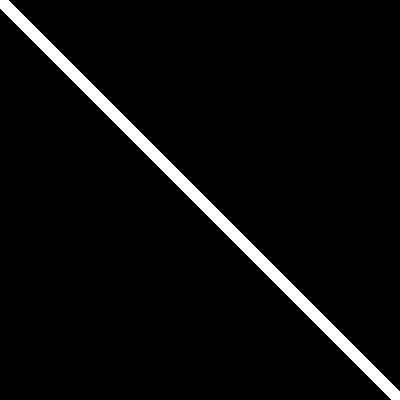
#> input picture DAY 8/art_cyanotype.png, 400 x 400 px
$ python day8_colour_spaces.py --image art_cyanotype.png
#> lines starting #> are read from the running program, lines starting #| are printed output that depends on the picture; after the words box and inside, x2 and y2 are one past the last pixel; in counts of white or black regions, pixels touching at a corner belong together
# day8_color_spaces.py
# Complete guide to color spaces and channels
from __future__ import print_function
import numpy as np
import argparse
import cv2
print("=" * 70)
print("DAY 8: COLOR SPACES & CHANNELS")
print("=" * 70)
# -----------------------------------------------------------------
# SECTION 1: LOAD IMAGE
# -----------------------------------------------------------------
print("\n[Section 1] Loading image...")
ap = argparse.ArgumentParser()
ap.add_argument("-i", "--image", required=True,help="Path to the image")
args = vars(ap.parse_args())
# Load image in BGR (OpenCV default)
image_bgr = cv2.imread(args["image"])
#> image_bgr is the input picture: shape (400, 400, 3); 4.2% white; 1 white region, box (x1, y1, x2, y2) and area: (0, 0, 400, 400) 6728
if image_bgr is None:
    print("ERROR: Could not load image!")
    exit()
height, width = image_bgr.shape[:2]
#> height = 400; width = 400
print(f"Loaded image: {width} x {height} pixels")
#| Loaded image: 400 x 400 pixels
print(f"Default color space: BGR")
cv2.imshow("Original (BGR)", image_bgr)
cv2.waitKey(0)
# -----------------------------------------------------------------
# SECTION 2: COLOR SPACE CONVERSIONS
# -----------------------------------------------------------------
print("\n[Section 2] Converting between color spaces...")
print("-" * 50)
# 2a: BGR to RGB
print("\n--- BGR to RGB ---")
image_rgb = cv2.cvtColor(image_bgr, cv2.COLOR_BGR2RGB)
cv2.imshow("BGR (OpenCV default)", image_bgr)
cv2.imshow("RGB (Human perception)", image_rgb)
cv2.waitKey(0)
print("Note: BGR and RGB look different! Red and blue channels are swapped.")
# 2b: BGR to Grayscale
print("\n--- BGR to Grayscale ---")
image_gray = cv2.cvtColor(image_bgr, cv2.COLOR_BGR2GRAY)
cv2.imshow("Grayscale", image_gray)
cv2.waitKey(0)
print(f"Grayscale shape: {image_gray.shape} (single channel)")
#| Grayscale shape: (400, 400) (single channel)
# 2c: BGR to HSV
print("\n--- BGR to HSV ---")
image_hsv = cv2.cvtColor(image_bgr, cv2.COLOR_BGR2HSV)
#> image_hsv: shape (400, 400, 3); mean H, S, V 0, 0, 10.7
cv2.imshow("HSV (Hue-Saturation-Value)", image_hsv)
cv2.waitKey(0)
print(f"HSV shape: {image_hsv.shape} (still 3 channels, but different meaning)")
#| HSV shape: (400, 400, 3) (still 3 channels, but different meaning)
# 2d: BGR to LAB
print("\n--- BGR to LAB ---")
image_lab = cv2.cvtColor(image_bgr, cv2.COLOR_BGR2LAB)
#> image_lab: shape (400, 400, 3); mean of channels 0, 1, 2 10.7, 128, 128
cv2.imshow("LAB (L*a*b*)", image_lab)
cv2.waitKey(0)
# -----------------------------------------------------------------
# SECTION 3: UNDERSTANDING GRAYSCALE
# -----------------------------------------------------------------
print("\n[Section 3] Understanding Grayscale conversion...")
print("-" * 50)
# Different ways to convert to grayscale
print("Method 1: cv2.cvtColor (standard, uses weighted formula)")
gray_standard = cv2.cvtColor(image_bgr, cv2.COLOR_BGR2GRAY)
print("Method 2: Average of BGR channels")
gray_avg = np.mean(image_bgr, axis=2).astype("uint8")
print("Method 3: Take only the Green channel (eye most sensitive to green)")
gray_green = image_bgr[:, :, 1] # Green channel
# Show all methods
cv2.imshow("Grayscale - Standard (weighted)", gray_standard)
cv2.imshow("Grayscale - Average of BGR", gray_avg)
cv2.imshow("Grayscale - Green Channel Only", gray_green)
cv2.waitKey(0)
# Compare differences
print("\nComparison:")
print("- Standard formula gives best perceptual results")
print("- Average method can lose contrast")
print("- Single channel method discards color info")
# Create side-by-side comparison
top_row = np.hstack([
 cv2.resize(gray_standard, (200, 150)),
 cv2.resize(gray_avg, (200, 150))
])
bottom_row = np.hstack([
 cv2.resize(gray_green, (200, 150)),
 np.zeros((150, 200), dtype="uint8")
])
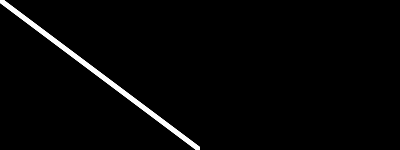
#> bottom_row: shape (150, 400); min 0, max 255, mean 5.4
comparison = np.vstack([top_row, bottom_row])
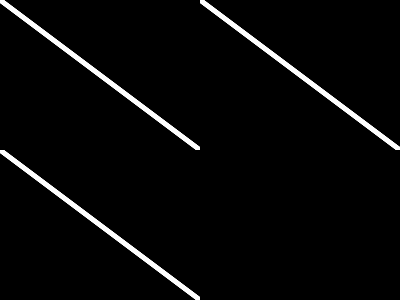
#> comparison: shape (300, 400); min 0, max 255, mean 8
cv2.imshow("Grayscale Methods: Standard | Average | Green Only",
comparison)
cv2.waitKey(0)
# -----------------------------------------------------------------
# SECTION 4: SPLITTING CHANNELS
# -----------------------------------------------------------------
print("\n[Section 4] Splitting images into channels...")
print("-" * 50)
# Method 1: Using indexing (fastest)
print("Method 1: NumPy indexing")
blue_channel = image_bgr[:, :, 0] # Blue
green_channel = image_bgr[:, :, 1] # Green
red_channel = image_bgr[:, :, 2] # Red
# Method 2: Using cv2.split()
print("Method 2: cv2.split() function")
b, g, r = cv2.split(image_bgr)
# Verify both methods produce same result
print(f"Indexing vs split - Blue matches: {np.array_equal(blue_channel,b)}")
#| Indexing vs split - Blue matches: True
print(f"Indexing vs split - Green matches: {np.array_equal(green_channel,g)}")
#| Indexing vs split - Green matches: True
print(f"Indexing vs split - Red matches: {np.array_equal(red_channel,r)}")
#| Indexing vs split - Red matches: True
# Display individual channels (as grayscale)
cv2.imshow("Blue Channel (0 = no blue, 255 = max blue)", blue_channel)
cv2.imshow("Green Channel", green_channel)
cv2.imshow("Red Channel", red_channel)
cv2.waitKey(0)
print("\nInterpretation:")
print("- Bright areas in Blue channel = lots of blue in original")
print("- Dark areas = little of that color")
# -----------------------------------------------------------------
# SECTION 5: VISUALIZING CHANNELS IN COLOR
# -----------------------------------------------------------------
print("\n[Section 5] Visualizing channels in color...")
print("-" * 50)
# Create blank (zero) arrays
zeros = np.zeros(image_bgr.shape[:2], dtype="uint8")
# Create color visualizations (showing only one channel at a time)
blue_vis = cv2.merge([blue_channel, zeros, zeros]) # Only Blue
green_vis = cv2.merge([zeros, green_channel, zeros]) # Only Green
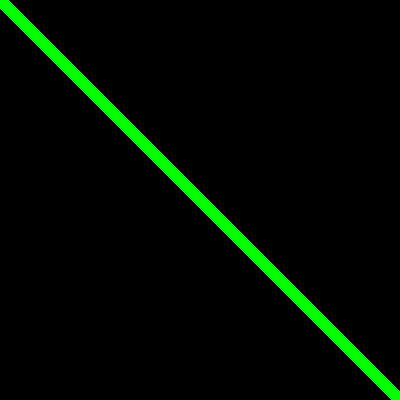
#> green_vis: shape (400, 400, 3); mean of channels 0, 1, 2 0, 10.7, 0; drawn as B, G, R
red_vis = cv2.merge([zeros, zeros, red_channel]) # Only Red
cv2.imshow("Blue Channel Visualized (Blue only)", blue_vis)
cv2.imshow("Green Channel Visualized (Green only)", green_vis)
cv2.imshow("Red Channel Visualized (Red only)", red_vis)
cv2.waitKey(0)
# Create channel intensity maps (heatmap style)
print("\n--- Channel Intensity Analysis ---")
def analyze_channel(channel, name):
#> called with name = 'Blue Channel'
    min_val = np.min(channel)
#> min_val = 0
    max_val = np.max(channel)
#> max_val = 255
    mean_val = np.mean(channel)
#> mean_val = 10.72
    print(f"{name}: min={min_val}, max={max_val}, mean={mean_val:.1f}")
#| Blue Channel: min=0, max=255, mean=10.7
analyze_channel(blue_channel, "Blue Channel")
analyze_channel(green_channel, "Green Channel")
#| Green Channel: min=0, max=255, mean=10.7
analyze_channel(red_channel, "Red Channel")
#| Red Channel: min=0, max=255, mean=10.7
# -----------------------------------------------------------------
# SECTION 6: HSV COLOR SPACE DEEP DIVE
# -----------------------------------------------------------------
print("\n[Section 6] HSV Color Space Deep Dive")
print("-" * 50)
# Split HSV channels
h, s, v = cv2.split(image_hsv)
#> h: shape (400, 400); every value is 0
cv2.imshow("Hue Channel (color information)", h)
cv2.imshow("Saturation Channel (color purity)", s)
cv2.imshow("Value Channel (brightness)", v)
cv2.waitKey(0)
print("\nHSV Channel Explanations:")
print("-" * 40)
print("HUE (0-179): Represents the color type")
print(" - 0 = Red, 30 = Orange, 60 = Yellow")
print(" - 90 = Green, 120 = Cyan, 150 = Blue")
print(" - Uniform areas = same color regardless of lighting")
print()
print("SATURATION (0-255): Color purity")
print(" - Low (0-50) = grayscale, washed out")
print(" - High (200-255) = vivid, pure colors")
print()
print("VALUE (0-255): Brightness")
print(" - Low = dark, High = bright")
print(" - Similar to grayscale")
# Demonstrate HSV invariance to lighting (create test)
print("\n--- HSV Invariance Demonstration ---")
# Create bright and dark versions of same color
bright_red = np.zeros((100, 100, 3), dtype="uint8")
bright_red[:, :] = (0, 0, 255) # BGR red
dark_red = np.zeros((100, 100, 3), dtype="uint8")
dark_red[:, :] = (0, 0, 100) # Darker red
# Convert to HSV
bright_hsv = cv2.cvtColor(bright_red, cv2.COLOR_BGR2HSV)
#> bright_hsv: shape (100, 100, 3); mean H, S, V 0, 255, 255
dark_hsv = cv2.cvtColor(dark_red, cv2.COLOR_BGR2HSV)
#> dark_hsv: shape (100, 100, 3); mean H, S, V 0, 255, 100
print(f"Bright red BGR: (0,0,255) → HSV Hue: {bright_hsv[0,0,0]}")
#| Bright red BGR: (0,0,255) → HSV Hue: 0
print(f"Dark red BGR: (0,0,100) → HSV Hue: {dark_hsv[0,0,0]}")
#| Dark red BGR: (0,0,100) → HSV Hue: 0
print("Notice: Hue values are similar! This is why HSV is great for color detection.")
# -----------------------------------------------------------------
# SECTION 7: PRACTICAL COLOR DETECTION
# -----------------------------------------------------------------
print("\n[Section 7] Practical: Color Detection with HSV")
print("-" * 50)
# Create a test image with different colors
test_colors = np.zeros((200, 600, 3), dtype="uint8")
# Draw colored rectangles
colors_bgr = [
 ((0, 0, 255), "RED"),
 ((0, 255, 0), "GREEN"),
 ((255, 0, 0), "BLUE"),
 ((0, 255, 255), "YELLOW"),
 ((255, 0, 255), "MAGENTA"),
 ((255, 255, 0), "CYAN")
]
for i, (color, name) in enumerate(colors_bgr):
    x_start = i * 100
    x_end = (i + 1) * 100
    test_colors[50:150, x_start:x_end] = color
    cv2.putText(test_colors, name, (x_start + 10, 180),
    cv2.FONT_HERSHEY_SIMPLEX, 0.5, (255, 255, 255), 1)
cv2.imshow("Test Colors (BGR)", test_colors)
cv2.waitKey(0)
# Convert to HSV
test_hsv = cv2.cvtColor(test_colors, cv2.COLOR_BGR2HSV)
#> test_hsv: shape (200, 600, 3); mean H, S, V 37.5, 127.5, 129.1
# Define color ranges in HSV
# Red has two ranges (wraps around at 0)
red_lower1 = np.array([0, 100, 100])
red_upper1 = np.array([10, 255, 255])
red_lower2 = np.array([160, 100, 100])
red_upper2 = np.array([179, 255, 255])
green_lower = np.array([40, 50, 50])
green_upper = np.array([80, 255, 255])
blue_lower = np.array([100, 50, 50])
blue_upper = np.array([130, 255, 255])
# Detect blue regions
blue_mask = cv2.inRange(test_hsv, blue_lower, blue_upper)
#> blue_mask: shape (200, 600); 8.3% white; 1 white region, box (x1, y1, x2, y2) and area: (200, 50, 300, 150) 10000
blue_detected = cv2.bitwise_and(test_colors, test_colors, mask=blue_mask)
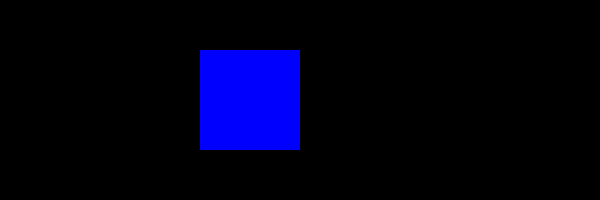
#> blue_detected: shape (200, 600, 3); mean of channels 0, 1, 2 21.2, 0, 0; drawn as B, G, R
cv2.imshow("Blue Color Detection (mask)", blue_mask)
cv2.imshow("Blue Pixels Only", blue_detected)
cv2.waitKey(0)
print("Color detection with HSV is powerful for tracking colored objects!")
# -----------------------------------------------------------------
# SECTION 8: MERGING CHANNELS
# -----------------------------------------------------------------
print("\n[Section 8] Merging channels back together...")
print("-" * 50)
# Method 1: Using cv2.merge()
print("Method 1: cv2.merge()")
merged_back = cv2.merge([blue_channel, green_channel, red_channel])
cv2.imshow("Merged back (should match original)", merged_back)
cv2.waitKey(0)
# Method 2: Manual merging
print("Method 2: Manual merging with NumPy")
manual_merge = np.zeros(image_bgr.shape, dtype="uint8")
manual_merge[:, :, 0] = blue_channel
manual_merge[:, :, 1] = green_channel
#> manual_merge: shape (400, 400, 3); mean of channels 0, 1, 2 10.7, 10.7, 0
manual_merge[:, :, 2] = red_channel
# Verify all methods match
print(f"cv2.merge equals original: {np.array_equal(merged_back,image_bgr)}")
#| cv2.merge equals original: True
print(f"Manual merge equals original: {np.array_equal(manual_merge,image_bgr)}")
#| Manual merge equals original: True
# Create channel-swapped versions (creative effects)
print("\n--- Creative Channel Swapping ---")
# Swap red and blue
bgr_to_rgb_swap = cv2.merge([red_channel, green_channel, blue_channel])
cv2.imshow("Channel Swap: Red and Blue swapped", bgr_to_rgb_swap)
cv2.waitKey(0)
# Use only green and red (zero out blue)
no_blue = cv2.merge([zeros, green_channel, red_channel])
cv2.imshow("Blue removed (only Green and Red)", no_blue)
cv2.waitKey(0)
# Use only blue channel in all positions (monochrome blue effect)
blue_only = cv2.merge([blue_channel, blue_channel, blue_channel])
cv2.imshow("Blue channel in all positions", blue_only)
cv2.waitKey(0)
# -----------------------------------------------------------------
# SECTION 9: BGR VS RGB - THE IMPORTANT DIFFERENCE
# -----------------------------------------------------------------
print("\n[Section 9] BGR vs RGB - Critical Differences")
print("-" * 50)
# Create a test pattern to see the difference
test = np.zeros((200, 300, 3), dtype="uint8")
# Left: Pure Red in BGR (OpenCV)
test[50:150, 50:100] = (0, 0, 255) # BGR red
cv2.putText(test, "BGR: (0,0,255)", (50, 180), cv2.FONT_HERSHEY_SIMPLEX,0.5, (255, 255, 255), 1)
# Middle: Pure Green in BGR
test[50:150, 125:175] = (0, 255, 0)
cv2.putText(test, "BGR: (0,255,0)", (125, 180), cv2.FONT_HERSHEY_SIMPLEX,0.5, (255, 255, 255), 1)
# Right: Pure Blue in BGR
test[50:150, 200:250] = (255, 0, 0)
cv2.putText(test, "BGR: (255,0,0)", (200, 180), cv2.FONT_HERSHEY_SIMPLEX,0.5, (255, 255, 255), 1)
# Convert to RGB for display in matplotlib (if we had it)
test_rgb = cv2.cvtColor(test, cv2.COLOR_BGR2RGB)
cv2.imshow("BGR Color Test (OpenCV)", test)
cv2.waitKey(0)
print("\nSUMMARY: When using OpenCV, remember:")
print(" - Image[:,:,0] = BLUE channel")
print(" - Image[:,:,1] = GREEN channel")
print(" - Image[:,:,2] = RED channel")
print(" - To display with non-OpenCV tools, convert BGR→RGB first!")
# -----------------------------------------------------------------
# SECTION 10: CREATE A COLOR SPACE REFERENCE GUIDE
# -----------------------------------------------------------------
print("\n[Section 10] Creating color space reference guide...")
# Create a reference canvas
ref_width = 800
ref_height = 500
reference = np.zeros((ref_height, ref_width, 3), dtype="uint8")
# Title
cv2.putText(reference, "COLOR SPACE REFERENCE GUIDE", (ref_width//2 -200, 40),cv2.FONT_HERSHEY_SIMPLEX, 1, (255, 255, 255), 2)
# Section 1: Original
orig_small = cv2.resize(image_bgr, (150, 100))
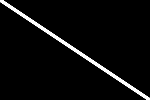
#> orig_small: shape (100, 150, 3); min 0, max 255, mean 10.8
reference[70:170, 20:170] = orig_small
cv2.putText(reference, "Original (BGR)", (50, 190),
cv2.FONT_HERSHEY_SIMPLEX, 0.5, (255, 255, 255), 1)
# Section 2: RGB
rgb_small = cv2.resize(image_rgb, (150, 100))
reference[70:170, 190:340] = rgb_small
cv2.putText(reference, "RGB", (230, 190), cv2.FONT_HERSHEY_SIMPLEX, 0.5,(255, 255, 255), 1)
#> reference: shape (500, 800, 3); min 0, max 255, mean 3.5
# Section 3: Grayscale
gray_small = cv2.resize(cv2.cvtColor(image_gray, cv2.COLOR_GRAY2BGR),(150, 100))
reference[70:170, 360:510] = gray_small
cv2.putText(reference, "Grayscale", (400, 190), cv2.FONT_HERSHEY_SIMPLEX,0.5, (255, 255, 255), 1)
# Section 4: HSV
hsv_small = cv2.resize(image_hsv, (150, 100))
#> hsv_small: shape (100, 150, 3); mean H, S, V 0, 0, 10.8
reference[70:170, 530:680] = hsv_small
cv2.putText(reference, "HSV", (580, 190), cv2.FONT_HERSHEY_SIMPLEX, 0.5,(255, 255, 255), 1)
#> reference: shape (500, 800, 3); mean B, G, R 4.1, 4.1, 4.5
# Channel visualizations
channels_y = 240
cv2.putText(reference, "CHANNELS:", (20, channels_y + 20),cv2.FONT_HERSHEY_SIMPLEX, 0.6, (255, 255, 0), 2)
# Blue channel
blue_small = cv2.resize(cv2.cvtColor(blue_channel, cv2.COLOR_GRAY2BGR),(100, 80))
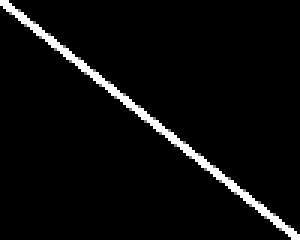
#> blue_small: shape (80, 100, 3) (shown 3 times larger); min 0, max 255, mean 10.7
reference[channels_y + 30:channels_y + 110, 20:120] = blue_small
cv2.putText(reference, "BLUE", (40, channels_y + 125),cv2.FONT_HERSHEY_SIMPLEX, 0.4, (255, 255, 255), 1)
#> reference: shape (500, 800, 3); mean B, G, R 4.9, 4.9, 4.8
# Green channel
green_small = cv2.resize(cv2.cvtColor(green_channel, cv2.COLOR_GRAY2BGR),(100, 80))
reference[channels_y + 30:channels_y + 110, 140:240] = green_small
cv2.putText(reference, "GREEN", (165, channels_y + 125),cv2.FONT_HERSHEY_SIMPLEX, 0.4, (255, 255, 255), 1)
#> reference: shape (500, 800, 3); mean B, G, R 5.2, 5.2, 5.1
# Red channel
red_small = cv2.resize(cv2.cvtColor(red_channel, cv2.COLOR_GRAY2BGR),(100, 80))
reference[channels_y + 30:channels_y + 110, 260:360] = red_small
cv2.putText(reference, "RED", (295, channels_y + 125),cv2.FONT_HERSHEY_SIMPLEX, 0.4, (255, 255, 255), 1)
#> reference: shape (500, 800, 3); mean B, G, R 5.4, 5.4, 5.3
# HSV channels
h_small = cv2.resize(cv2.cvtColor(h, cv2.COLOR_GRAY2BGR), (100, 80))
#> h_small: shape (80, 100, 3); every value is 0
reference[channels_y + 30:channels_y + 110, 450:550] = h_small
cv2.putText(reference, "HUE", (480, channels_y + 125),
cv2.FONT_HERSHEY_SIMPLEX, 0.4, (255, 255, 255), 1)
#> reference: shape (500, 800, 3); mean B, G, R 5.5, 5.5, 5.4
s_small = cv2.resize(cv2.cvtColor(s, cv2.COLOR_GRAY2BGR), (100, 80))
reference[channels_y + 30:channels_y + 110, 570:670] = s_small
cv2.putText(reference, "SAT", (605, channels_y + 125),cv2.FONT_HERSHEY_SIMPLEX, 0.4, (255, 255, 255), 1)
#> reference: shape (500, 800, 3); mean B, G, R 5.5, 5.5, 5.4
v_small = cv2.resize(cv2.cvtColor(v, cv2.COLOR_GRAY2BGR), (100, 80))
reference[channels_y + 30:channels_y + 110, 690:790] = v_small
cv2.putText(reference, "VAL", (725, channels_y + 125),cv2.FONT_HERSHEY_SIMPLEX, 0.4, (255, 255, 255), 1)
#> reference: shape (500, 800, 3); mean B, G, R 5.8, 5.8, 5.6
# Notes section
notes_y = 390
cv2.putText(reference, "NOTES:", (20, notes_y + 15),cv2.FONT_HERSHEY_SIMPLEX, 0.6, (255, 255, 0), 2)
cv2.putText(reference, "- OpenCV uses BGR (not RGB!)", (20, notes_y +40),cv2.FONT_HERSHEY_SIMPLEX, 0.5, (200, 200, 200), 1)
cv2.putText(reference, "- HSV is best for color detection", (20, notes_y + 65),cv2.FONT_HERSHEY_SIMPLEX, 0.5, (200, 200, 200), 1)
cv2.putText(reference, "- Use cv2.cvtColor() to convert between spaces",(20, notes_y + 90),cv2.FONT_HERSHEY_SIMPLEX, 0.5, (200, 200, 200), 1)
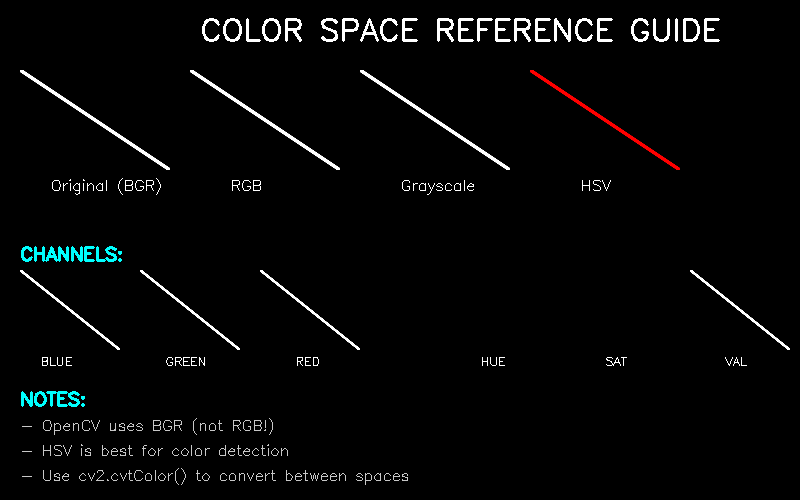
#> reference: shape (500, 800, 3); mean B, G, R 7, 7, 6.5
cv2.imshow("COLOR SPACE REFERENCE GUIDE", reference)
cv2.waitKey(0)
cv2.imwrite("color_space_reference.png", reference)
print("Saved: color_space_reference.png")
print("\n" + "=" * 70)
print("DAY 8 COMPLETE!")
print("=" * 70)
cv2.destroyAllWindows()

$ run again, on DAY 8/art_magenta dream.png
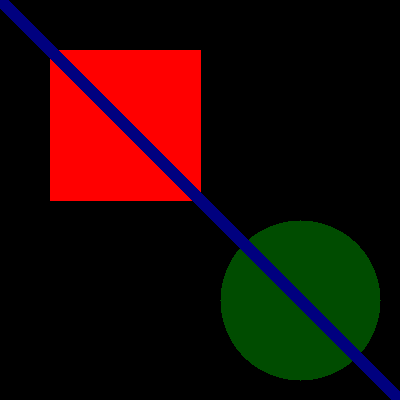
#> input picture DAY 8/art_magenta dream.png, 400 x 400 px
#> image_bgr is the input picture: shape (400, 400, 3); mean B, G, R 5.3, 8.6, 32.4
#| Loaded image: 400 x 400 pixels
#| Grayscale shape: (400, 400) (single channel)
#> image_hsv: shape (400, 400, 3); mean H, S, V 11.9, 72, 46.3
#| HSV shape: (400, 400, 3) (still 3 channels, but different meaning)
#> image_lab: shape (400, 400, 3); mean of channels 0, 1, 2 26.5, 136, 137.8
#> `gray_green = image_bgr[:, :, 1]`:
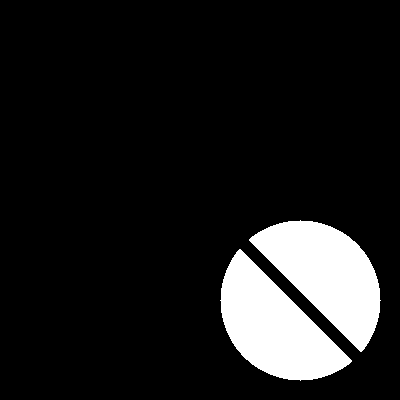
#> gray_green: shape (400, 400); values 0 (black) and 76 (white), 11.3% white; 2 white regions, box (x1, y1, x2, y2) and area: (249, 220, 381, 352) 9078, (220, 249, 352, 381) 9078
#> blue_channel: shape (400, 400); values 0 (black) and 127 (white), 4.2% white; 1 white region, box (x1, y1, x2, y2) and area: (0, 0, 400, 400) 6728
#> red_channel: shape (400, 400); 12.7% white; 2 white regions, box (x1, y1, x2, y2) and area: (59, 50, 201, 192) 10153, (50, 59, 192, 201) 10153
#| Indexing vs split - Blue matches: True
#| Indexing vs split - Green matches: True
#| Indexing vs split - Red matches: True
#> min_val = 0
#> max_val = 127
#> mean_val = 5.34
#| Blue Channel: min=0, max=127, mean=5.3
#| Green Channel: min=0, max=76, mean=8.6
#| Red Channel: min=0, max=255, mean=32.4
#> s: shape (400, 400); 28.2% white; 1 white region, box (x1, y1, x2, y2) and area: (0, 0, 400, 400) 45190
#> bright_hsv: shape (100, 100, 3); mean H, S, V 0, 255, 255
#> dark_hsv: shape (100, 100, 3); mean H, S, V 0, 255, 100
#| Bright red BGR: (0,0,255) → HSV Hue: 0
#| Dark red BGR: (0,0,100) → HSV Hue: 0
#> test_hsv: shape (200, 600, 3); mean H, S, V 37.5, 127.5, 129.1
#> blue_mask: shape (200, 600); 8.3% white; 1 white region, box (x1, y1, x2, y2) and area: (200, 50, 300, 150) 10000
#> manual_merge: shape (400, 400, 3); mean of channels 0, 1, 2 5.3, 8.6, 0
#| cv2.merge equals original: True
#| Manual merge equals original: True
#> hsv_small: shape (100, 150, 3); mean H, S, V 11.9, 71.6, 45.8
#> `reference[channels_y + 30:channels_y + 110, 140:240] = green_small`:
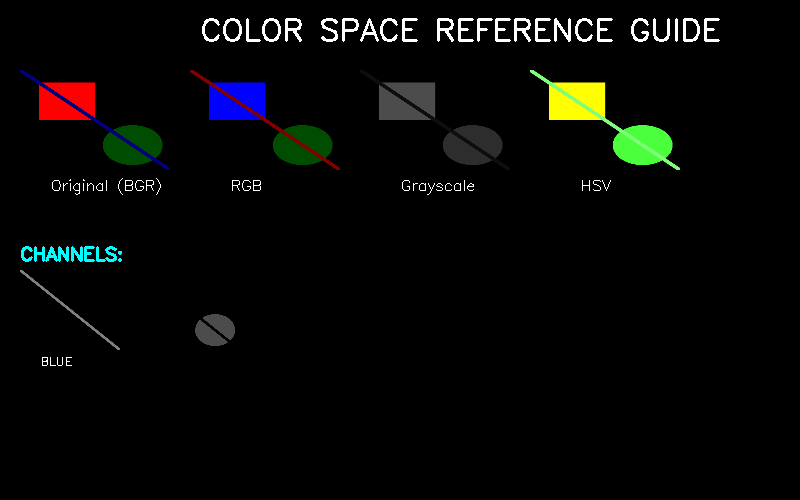
#> reference: shape (500, 800, 3); mean B, G, R 6.2, 7.6, 6.9
